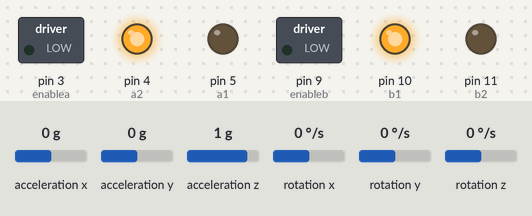
Simulated run of this sketch. Board: Arduino Uno, built with avr-gcc and run on an emulated ATmega328P. Parts: switched loads named in the sketch (green lamp = pin HIGH), output pins drawn as LEDs (lit = HIGH). Wiring (inferred from the names in the program): L3G4200D gyroscope at I2C address 0x69. Inputs (shaded band) come from the test bench; at power-on: acceleration y 0 g, rotation x 0 °/s, acceleration z 1 g, acceleration x 0 g, rotation y 0 °/s, rotation z 0 °/s. What the sketch prints to the serial monitor is not drawn.

Above: at 4.2 s.
4.3 s: acceleration y set to -1.4 g
At 4.6 s:
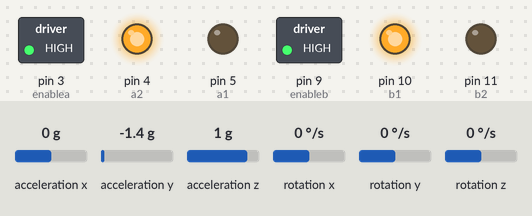
5.8 s: rotation x set to 192 °/s
At 8.6 s:
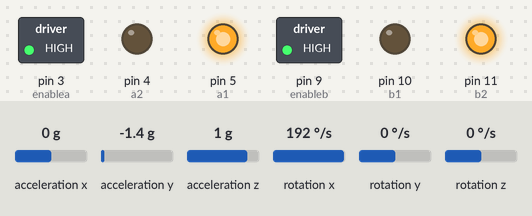
8.8 s: acceleration z set to 0 g
At 9.76 s:
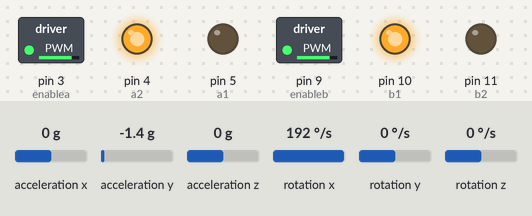
11.3 s: acceleration y set to -0.2 g
12.8 s: acceleration y set to 0.1 g
At 13.7 s:
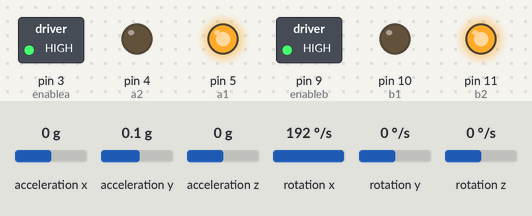
Timing chart, 0 to 15.3 s (numbered marks = the images above; inputs shaded):
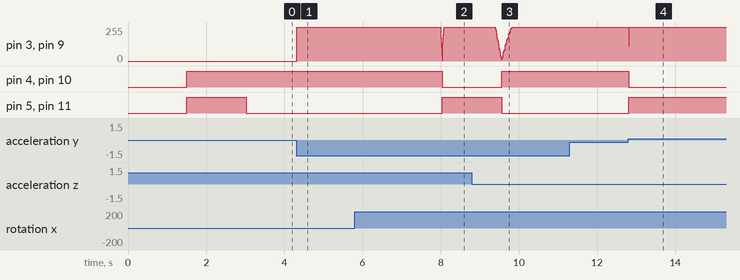

The sketch:

Balacning_single_file.ino
```cpp
#include <Wire.h>
#include <Kalman.h>
#include <Adafruit_Sensor.h>
#include <Adafruit_ADXL345_U.h>


Adafruit_ADXL345_Unified accel = Adafruit_ADXL345_Unified(12345);

#define CTRL_REG1 0x20
#define CTRL_REG2 0x21
#define CTRL_REG3 0x22
#define CTRL_REG4 0x23
#define CTRL_REG5 0x24

#define runEvery(t) for (static long _lasttime;\
                         (uint16_t)((uint16_t)millis() - _lasttime) >= (t);\
                         _lasttime += (t))

int L3G4200D_Address = 105;


//Set up kalman instances
Kalman kalmanPitch;
Kalman kalmanRoll;


//Set up accelerometer variables
int16_t accValX, accValY, accValZ;
float accBiasX, accBiasY, accBiasZ;
float accAngleX, accAngleY;
double accPitch, accRoll;

//Set up gyroscope variables
int16_t gyroX, gyroY, gyroZ;
float gyroBiasX, gyroBiasY, gyroBiasZ;
float gyroRateX, gyroRateY, gyroRateZ;
float gyroBias_oldX, gyroBias_oldY, gyroBias_oldZ;
float gyroPitch = 180;
float gyroRoll = -180;
float gyroYaw = 0;
double gyro_sensitivity = 70; //From datasheet, depends on Scale, 2000DPS = 70, 500DPS = 17.5, 250DPS = 8.75.


int x;
int y;
int z;
//Set up a timer Variable
uint32_t timer;

// valores angulos
double InputPitch, InputRoll;

// Valores iniciales
double PitchInicial,RollInicial;

// Motores
int enablea = 3;
int enableb = 9;
int a1 = 5;
int a2 = 4;
int b1 = 10;
int b2 = 11;


void setup() {

  Wire.begin();

  Serial.begin(9600);
  setupL3G4200D(200); // Configure L3G4200  - 250, 500 or 2000 deg/sec
  delay(1500);

  if(!accel.begin())
  {
    /* There was a problem detecting the ADXL345 ... check your connections */
    Serial.println("Ooops, no ADXL345 detected ... Check your wiring!");
    while(1);
  }

    // Motor
  pinMode(enablea, OUTPUT);
  pinMode(enableb, OUTPUT);
  pinMode(a1, OUTPUT);
  pinMode(a2, OUTPUT);
  pinMode(b1, OUTPUT);
  pinMode(b2, OUTPUT);

  digitalWrite(a1,HIGH);
  digitalWrite(a2,HIGH);
  digitalWrite(b1,HIGH);
  digitalWrite(b2,HIGH);

  accel.setRange(ADXL345_RANGE_2_G);
  sensors_event_t event;
  accel.getEvent(&event);

  // Calculate bias for the Gyro i.e. the values it gives when it's not moving
  for(int i=1; i < 100; i++){

    getGyroValues();
    gyroBiasX += (int)x;
    gyroBiasY += (int)y;
    gyroBiasZ += (int)z;

    accel.getEvent(&event);
    accBiasX += event.acceleration.x;
    accBiasY += event.acceleration.y;
    accBiasZ += event.acceleration.z;

    delay(1);
  }


  gyroBiasX = gyroBiasX / 100;
  gyroBiasY = gyroBiasY / 100;
  gyroBiasZ = gyroBiasZ / 100;

  accBiasX = accBiasX / 100;
  accBiasY = accBiasY / 100;
  accBiasZ = accBiasZ / 100;


  //Get Starting Pitch and Roll
  accel.getEvent(&event);
  accPitch = (atan2(-event.acceleration.x,-event.acceleration.z)+PI)*RAD_TO_DEG;
  accRoll = (atan2(event.acceleration.y,-event.acceleration.z)+PI)*RAD_TO_DEG;

  if (accPitch <= 360 & accPitch >= 180){
    accPitch = accPitch - 360;
  }

  if (accRoll <= 360 & accRoll >= 180){
    accRoll = accRoll - 360;
  }


  // Set starting angle for Kalman
  kalmanPitch.setAngle(accPitch);
  kalmanRoll.setAngle(accRoll);

  kalmanRoll.setQangle(0.01);      // 0.001
  kalmanRoll.setQbias(0.0003);    // 0.003
  kalmanRoll.setRmeasure(0.01);    // 0.03

  gyroPitch = accPitch;
  gyroRoll = accRoll;

  timer = micros();
  delay(1000);
  ValoresIniciales();

}

double tau=0.075;
double a=0.0;
double x_angleC = 0;

double Complementary(double newAngle, double newRate,double looptime) {

  double dtC = float(looptime)/1000000.0;
  a=tau/(tau+dtC);
  x_angleC= a* (x_angleC + newRate * dtC) + (1-a) * (newAngle);
  return x_angleC;

}

double Setpoint;

void MotorControl(double out){

  if (out > 0){
    digitalWrite(a1,HIGH);
    digitalWrite(a2,LOW);
    digitalWrite(b1,LOW);
    digitalWrite(b2,HIGH);
  }else{
    digitalWrite(a1,LOW);
    digitalWrite(a2,HIGH);
    digitalWrite(b1,HIGH);
    digitalWrite(b2,LOW);
  }

  byte vel = abs(out);
  if (vel<0)
    vel=0;
  if (vel > 255)
    vel=255;

  //Serial.println(out);
  analogWrite(enablea,vel);
  analogWrite(enableb,vel);
}

void ValoresIniciales(){

  //////////////////////
  //  Accelerometer   //
  //////////////////////
  sensors_event_t event;

  accel.getEvent(&event);
  accPitch = (atan2(-event.acceleration.x,-event.acceleration.z)+PI)*RAD_TO_DEG;
  accRoll = (atan2(event.acceleration.y,-event.acceleration.z)+PI)*RAD_TO_DEG;

  if (accPitch <= 360 & accPitch >= 180){
    accPitch = accPitch - 360;
  }

  if (accRoll <= 360 & accRoll >= 180){
    accRoll = accRoll - 360;
  }


  //////////////////////
  //      GYRO        //
  //////////////////////


  getGyroValues();

  // read raw angular velocity measurements from device
  gyroRateX = ((int)x - gyroBiasX)*.07; //*(.0105);
  gyroRateY = -((int)y - gyroBiasY)*.07; //*(.0105);
  gyroRateZ = ((int)z - gyroBiasZ)*.07; //*(.0105);

  gyroPitch += gyroRateY * ((double)(micros() - timer)/1000000);
  gyroRoll += gyroRateX * ((double)(micros() - timer)/1000000);
  gyroYaw += gyroRateZ * ((double)(micros() - timer)/1000000);

  PitchInicial = kalmanPitch.getAngle(accPitch, gyroPitch, (double)(micros()-timer)/1000000);
  //RollInicial = kalmanRoll.getAngle(accRoll, gyroRoll, (double)(micros()-timer)/1000000);
  timer = micros();
  RollInicial = gyroRoll;

  Serial.print("Pitch Inicial: ");
  Serial.println(PitchInicial);
  Serial.print("Roll Inicial: ");
  Serial.println(RollInicial);
  Setpoint = 0;

}

int i=0;
double aaa =0;
void loop() {

  runEvery(10){
    //////////////////////
    //  Accelerometer   //
    //////////////////////
    sensors_event_t event;

    accel.getEvent(&event);
    accPitch = (atan2(-event.acceleration.x,-event.acceleration.z)+PI)*RAD_TO_DEG;
    accRoll = (atan2(event.acceleration.y,-event.acceleration.z)+PI)*RAD_TO_DEG;

    if (accPitch <= 360 & accPitch >= 180){
      accPitch = accPitch - 360;
    }

    if (accRoll <= 360 & accRoll >= 180){
      accRoll = accRoll - 360;
    }


    //////////////////////
    //      GYRO        //
    //////////////////////


    getGyroValues();

    // read raw angular velocity measurements from device
    gyroRateX = -((int)x - gyroBiasX)*.07; //*(.0105);
    gyroRateY = -((int)y - gyroBiasY)*.07; //*(.0105);
    gyroRateZ = ((int)z - gyroBiasZ)*.07; //*(.0105);

    gyroPitch += gyroRateY * ((double)(micros() - timer)/1000000);
    double leeeeel = gyroRateX * ((double)(micros() - timer)/1000000);
    gyroRoll += gyroRateX * ((double)(micros() - timer)/1000000);
    gyroYaw += gyroRateZ * ((double)(micros() - timer)/1000000);

    InputPitch = kalmanPitch.getAngle(accPitch, gyroPitch, (double)(micros()-timer)/1000000);
    InputRoll = kalmanRoll.getAngle(accRoll, gyroRoll, (double)(micros()-timer)/1000000);
    timer = micros();


    //angle = (0.98)*(angle + gyroRateX * dt) + (0.02)*(accRoll);

    //Serial.write(57);
    //Serial.write((byte)accRoll);
    byte a= map(abs(Compute(InputRoll-RollInicial)),0,255,0,124);
    Serial.println(Setpoint);
    //Serial.write((byte)(InputRoll-RollInicial));
    //Serial.write((byte)accRoll);
    //Serial.write((byte)gyroRoll);
    aaa = 0.98* (aaa + leeeeel) + 0.02 * (accRoll);
    //Serial.write((byte)aaa);
    //Serial.write((byte)InputPitch);
    //Serial.write((byte)gyroRateY);
    //Serial.write((byte)InputRoll);
    //Serial.write((byte)heading);
    //MostrarDatos();
    MotorControl(Compute(aaa-RollInicial));

   // i++;
    //if (i=100){
      //i=0;
      //gyroRoll = (InputRoll-RollInicial);
    //}

  }

  if (Serial.available()){
    char a = Serial.read();
    switch (a){
      case 'q':
        Setpoint += 0.01;
      break;
      case 'w':
        Setpoint -= 0.01;
      break;
      case 'e':
        Setpoint += 0.1;
      break;
      case 'r':
        Setpoint -= 0.1;
      break;
    }
  }

}

void MostrarDatos(){

  Serial.print("DATOS: ");
  Serial.print("RollInicial: ");
  Serial.print(RollInicial);
  Serial.print("Roll: ");
  Serial.print(InputRoll);
  Serial.print("RollBueno: ");
  Serial.println(InputRoll-RollInicial);

}


int outMax = 255;
int outMin = -255;
float lastInput = 0;
double ITerm =0;
double kp = 100;
double ki = 2;
double kd = 0;

double Compute(double input)
{

      double error = Setpoint - input;
      ITerm+= (ki * error);
      if(ITerm > outMax) ITerm= outMax;
      else if(ITerm < outMin) ITerm= outMin;
      double dInput = (input - lastInput);

      /*Compute PID Output*/
      double output = kp * error + ITerm + kd * dInput;

	  if(output > outMax) output = outMax;
      else if(output < outMin) output = outMin;

      /*Remember some variables for next time*/
      lastInput = input;
      return output;
}


void getGyroValues(){

  byte xMSB = readRegister(L3G4200D_Address, 0x29);
  byte xLSB = readRegister(L3G4200D_Address, 0x28);
  x = ((xMSB << 8) | xLSB);

  byte yMSB = readRegister(L3G4200D_Address, 0x2B);
  byte yLSB = readRegister(L3G4200D_Address, 0x2A);
  y = ((yMSB << 8) | yLSB);

  byte zMSB = readRegister(L3G4200D_Address, 0x2D);
  byte zLSB = readRegister(L3G4200D_Address, 0x2C);
  z = ((zMSB << 8) | zLSB);
}

int setupL3G4200D(int scale){
  //From  Jim Lindblom of Sparkfun's code

  // Enable x, y, z and turn off power down:
  writeRegister(L3G4200D_Address, CTRL_REG1, 0b00001111);

  // If you'd like to adjust/use the HPF, you can edit the line below to configure CTRL_REG2:
  writeRegister(L3G4200D_Address, CTRL_REG2, 0b00000000);

  // Configure CTRL_REG3 to generate data ready interrupt on INT2
  // No interrupts used on INT1, if you'd like to configure INT1
  // or INT2 otherwise, consult the datasheet:
  writeRegister(L3G4200D_Address, CTRL_REG3, 0b00001000);

  // CTRL_REG4 controls the full-scale range, among other things:

  if(scale == 250){
    writeRegister(L3G4200D_Address, CTRL_REG4, 0b00000000);
  }else if(scale == 500){
    writeRegister(L3G4200D_Address, CTRL_REG4, 0b00010000);
  }else{
    writeRegister(L3G4200D_Address, CTRL_REG4, 0b00110000);
  }

  // CTRL_REG5 controls high-pass filtering of outputs, use it
  // if you'd like:
  writeRegister(L3G4200D_Address, CTRL_REG5, 0b00000000);
}

void writeRegister(int deviceAddress, byte address, byte val) {
    Wire.beginTransmission(deviceAddress); // start transmission to device
    Wire.write(address);       // send register address
    Wire.write(val);         // send value to write
    Wire.endTransmission();     // end transmission
}

int readRegister(int deviceAddress, byte address){

    int v;
    Wire.beginTransmission(deviceAddress);
    Wire.write(address); // register to read
    Wire.endTransmission();

    Wire.requestFrom(deviceAddress, 1); // read a byte

    while(!Wire.available()) {
        // waiting
    }

    v = Wire.read();
    return v;
}
```

Measured:
- the behaviour switches between -0.1 and 0 g on acceleration y (found by bisection; images 3 and 4)
- after the input at 4.3 s, pin 3 (enablea), pin 9 (enableb): 0/255 → 255/255 at once
- after the input at 5.8 s, pin 4 (a2), pin 10 (b1): HIGH → LOW after 2.2 s; pin 5 (a1), pin 11 (b2): LOW → HIGH after 2.2 s
- after the input at 8.8 s, pin 4 (a2), pin 10 (b1): LOW → HIGH after 0.77 s; pin 5 (a1), pin 11 (b2): HIGH → LOW after 0.77 s
- after the input at 11.3 s, every drawn part: stays the same
- after the input at 12.8 s, pin 3 (enablea), pin 9 (enableb): 255/255 → 115/255 at once, → 255/255 0.01 s later; pin 4 (a2), pin 10 (b1): HIGH → LOW at once; pin 5 (a1), pin 11 (b2): LOW → HIGH at once
